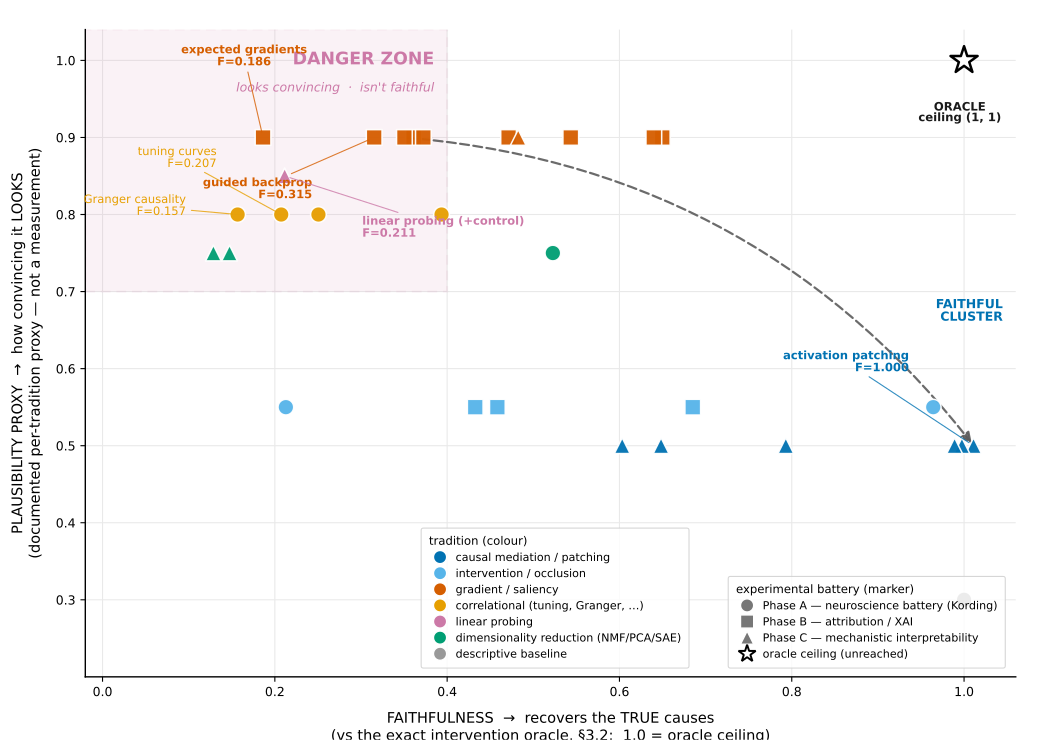

The Python source for this figure:
#!/usr/bin/env python3
"""Figure 4 — THE HEADLINE: A-C on the shared faithfulness-vs-plausibility plane.

Every interpretability method from the three traditions (Phase A neuroscience/Kording,
Phase B attribution/XAI, Phase C mechanistic-interp) placed on the paper's two reporting
axes (experiment_design.md §0):

    X = FAITHFULNESS   — vs the intervention oracle (§3.2 ground truth). [0,1], higher
                          = closer to the TRUE causes. (triad.F where available, else the
                          method's re-oriented vs-oracle value; see leaderboard provenance.)
    Y = PLAUSIBILITY PROXY — the documented per-tradition plausibility proxy (how convincing
                          the explanation LOOKS to a human reader). [0,1]. This is a
                          documented proxy, NOT a measurement — it is exactly what exposes
                          the §0 DANGER ZONE: high plausibility, low faithfulness.

The danger zone (upper-left: looks-convincing-but-isn't-true) is drawn explicitly with a
dashed offset boundary, and its worst offenders are annotated. The oracle sits at (1,1) as
a ceiling star that NO method reaches — the gap, made a picture.

This is the clean plane: the dashed offset boundary + the unreached oracle ceiling carry the
story. Per-method 95% bootstrap CIs are reported in the Phase-A/B battery figures (Fig 2/3),
the supplement, and leaderboard_ci — they are intentionally NOT drawn here, so the offset
boundary and the unreached oracle read cleanly.

DATA — read-only, every plotted number traces to a committed record (no re-run, no
fabrication):
  * tools/xai_study/compare/out/leaderboard.json   (P2-E6-1)  — all 31 rows (30 methods +
    ORACLE), each row's faithfulness, plausibility_proxy, tradition, phase, faith_source.
  * tools/xai_study/compare/out/faithful_demo.json  (P2-E6-3) — the near-ceiling (activation
    patching, F=1.0) vs near-chance (vanilla saliency, F=0.267) contrast, used to draw the
    faithful<->popular contrast arrow and to cross-check the plotted endpoints.

Run:
    python fig2_faithfulness_vs_plausibility.py \
        --leaderboard tools/xai_study/compare/out/leaderboard.json
  (the --leaderboard path defaults to the committed E6-1 record, resolved relative to the
   repo root that contains this figure's tree, so the script also runs argument-free.)

Produces:
    fig2_faithfulness_vs_plausibility.pdf   (vector, colour-blind-safe, self-contained)
"""

import argparse
import json
import os

import matplotlib

matplotlib.use("Agg")  # headless vector backend
import matplotlib.pyplot as plt
from matplotlib.lines import Line2D
from matplotlib.patches import Rectangle, FancyArrowPatch

# ---------------------------------------------------------------------------
# Locate the committed data records (E6-1 leaderboard, E6-3 faithful demo).
# The repo root is the ancestor that contains tools/xai_study/.
# ---------------------------------------------------------------------------
HERE = os.path.dirname(os.path.abspath(__file__))


def find_repo_root(start):
    d = start
    for _ in range(12):
        if os.path.isdir(os.path.join(d, "tools", "xai_study")):
            return d
        nd = os.path.dirname(d)
        if nd == d:
            break
        d = nd
    raise SystemExit("could not locate repo root (tools/xai_study not found above figure)")


REPO = find_repo_root(HERE)
DEFAULT_LB = os.path.join(REPO, "tools", "xai_study", "compare", "out", "leaderboard.json")
DEFAULT_DEMO = os.path.join(REPO, "tools", "xai_study", "compare", "out", "faithful_demo.json")

ap = argparse.ArgumentParser(description="Figure 4 — faithfulness vs plausibility (headline).")
ap.add_argument("--leaderboard", default=DEFAULT_LB,
                help="path to E6-1 leaderboard.json (default: committed record)")
ap.add_argument("--demo", default=DEFAULT_DEMO,
                help="path to E6-3 faithful_demo.json (default: committed record)")
args = ap.parse_args()

with open(args.leaderboard) as fh:
    LB = json.load(fh)
with open(args.demo) as fh:
    DEMO = json.load(fh)

ROWS = LB["rows"]
assert ROWS, "leaderboard has no rows"

# ---------------------------------------------------------------------------
# Palette — Okabe-Ito colour-blind-safe, one colour per method TRADITION.
# ---------------------------------------------------------------------------
C_BG = "#ffffff"
C_INK = "#1a1a1a"
C_MUTE = "#5b5b5b"
C_DANGER = "#CC79A7"   # reddish-purple — the danger-zone wash + dashed offset boundary
C_ORACLE = "#000000"   # the oracle ceiling star

# Okabe-Ito hues mapped to traditions. Colour = WHY a method is (un)faithful by
# construction; marker shape = which experimental PHASE/battery it came from.
TRAD_COLOR = {
    "causal":        "#0072B2",  # blue        — causal mediation / patching (faithful by construction)
    "intervention":  "#56B4E9",  # sky-blue    — do(u)-based attribution (occlusion, counterfactual, lesions)
    "gradient":      "#D55E00",  # vermillion  — gradient/saliency family (vanishes on index outputs)
    "correlational": "#E69F00",  # orange      — tuning/Granger/spike-word (correlational neuroscience)
    "probing":       "#CC79A7",  # red-purple  — linear probing (present != used)
    "dim_reduction": "#009E73",  # green       — NMF/PCA/SAE dictionaries
    "descriptive":   "#999999",  # grey        — whole-state recording baseline
    "oracle":        C_ORACLE,
}
TRAD_LABEL = {
    "causal": "causal mediation / patching",
    "intervention": "intervention / occlusion",
    "gradient": "gradient / saliency",
    "correlational": "correlational (tuning, Granger, …)",
    "probing": "linear probing",
    "dim_reduction": "dimensionality reduction (NMF/PCA/SAE)",
    "descriptive": "descriptive baseline",
}

# Marker = experimental PHASE / battery.
PHASE_MARKER = {
    "phaseA_kording": "o",      # circle   — Phase A (neuroscience / Kording battery)
    "phaseB_attribution": "s",  # square   — Phase B (attribution / XAI)
    "phaseC_mechanistic": "^",  # triangle — Phase C (mechanistic interp)
    "ground_truth": "*",        # star     — the oracle ceiling
}
PHASE_LABEL = {
    "phaseA_kording": "Phase A — neuroscience battery (Kording)",
    "phaseB_attribution": "Phase B — attribution / XAI",
    "phaseC_mechanistic": "Phase C — mechanistic interpretability",
}

plt.rcParams.update(
    {
        "font.family": "DejaVu Sans",
        "font.size": 9.0,
        "axes.linewidth": 1.0,
        "pdf.fonttype": 42,   # embed TrueType (editable, not bitmap)
        "svg.fonttype": "none",
        "figure.dpi": 150,
    }
)

# ---------------------------------------------------------------------------
# Pull every row into a tidy record. Faithfulness/plausibility come straight
# from the committed leaderboard; no value is computed here.
# ---------------------------------------------------------------------------
def pretty(method):
    """Human-readable method name (strip the A#_/phase prefixes, tidy)."""
    m = method
    # strip "A1_".."A8_" Phase-A prefixes
    if len(m) > 3 and m[0] == "A" and m[1].isdigit() and m[2] == "_":
        m = m[3:]
    m = m.replace("_", " ")
    fixes = {
        "connectomics": "connectomics",
        "lesions": "single-unit lesions",
        "tuning": "tuning curves",
        "spike word": "spike-word corr.",
        "local field potentials": "local field potentials",
        "granger": "Granger causality",
        "dim reduction": "NMF/PCA dim-reduction",
        "wholestate": "whole-state recording",
        "expected gradients": "expected gradients",
        "extremal perturbation": "extremal perturbation",
        "gradxinput deeplift": "Grad×Input / DeepLIFT",
        "guided backprop": "guided backprop",
        "integrated gradients": "integrated gradients",
        "kernelshap": "KernelSHAP",
        "lime": "LIME",
        "occlusion": "occlusion",
        "on distribution counterfactual": "on-distrib. counterfactual",
        "rise": "RISE",
        "smoothgrad": "SmoothGrad",
        "vanilla saliency": "vanilla saliency",
        "ACDC": "ACDC",
        "activation patching": "activation patching",
        "attribution patching": "attribution patching",
        "causal scrubbing": "causal scrubbing",
        "interchange interventions das": "interchange / DAS",
        "linear probing control tasks": "linear probing (+control)",
        "logit tuned lens": "logit / tuned lens",
        "nmf pca dictionaries": "NMF/PCA dictionaries",
        "path patching": "path patching",
        "sparse autoencoder": "sparse autoencoder",
    }
    return fixes.get(m, m)


methods = []   # (faith, plaus, tradition, phase, method, pretty)
oracle = None
for r in ROWS:
    f = r.get("faithfulness")
    p = r.get("plausibility_proxy")
    if f is None or p is None:
        continue
    rec = dict(faith=float(f), plaus=float(p), tradition=r["tradition"],
               phase=r["phase"], method=r["method"], name=pretty(r["method"]))
    if r["phase"] == "ground_truth":
        oracle = rec
    else:
        methods.append(rec)

n_methods = len(methods)
assert n_methods >= 28, f"expected ~30 method rows, got {n_methods}"
assert oracle is not None, "leaderboard has no oracle (ground_truth) row"

# ---------------------------------------------------------------------------
# Canvas
# ---------------------------------------------------------------------------
FIG_W, FIG_H = 10.4, 7.4
fig = plt.figure(figsize=(FIG_W, FIG_H), facecolor=C_BG)
# In-image title/subtitle removed (they duplicated the LaTeX caption); the axes
# top is raised to fill the band the headline used to occupy.
ax = fig.add_axes([0.082, 0.085, 0.895, 0.875])
ax.set_xlim(-0.02, 1.06)
ax.set_ylim(0.20, 1.04)
ax.set_xlabel("FAITHFULNESS  →  recovers the TRUE causes\n"
              "(vs the exact intervention oracle, §3.2;  1.0 = oracle ceiling)",
              fontsize=10.5, labelpad=8)
ax.set_ylabel("PLAUSIBILITY PROXY  →  how convincing it LOOKS\n"
              "(documented per-tradition proxy — not a measurement)",
              fontsize=10.5, labelpad=8)
ax.set_xticks([0.0, 0.2, 0.4, 0.6, 0.8, 1.0])
ax.set_yticks([0.3, 0.4, 0.5, 0.6, 0.7, 0.8, 0.9, 1.0])
ax.tick_params(labelsize=9)
for s in ("top", "right"):
    ax.spines[s].set_visible(False)
ax.set_axisbelow(True)
ax.grid(True, color="#e9e9e9", linewidth=0.8, zorder=0)

# ---------------------------------------------------------------------------
# THE DANGER ZONE — high plausibility, low faithfulness (the §0 trap).
# Drawn as a dashed OFFSET boundary (upper-left box) — the visual of the gap.
# Threshold: plausibility >= 0.70 and faithfulness <= 0.40.
# ---------------------------------------------------------------------------
DZ_X = 0.40   # faithfulness ceiling of the danger zone
DZ_Y = 0.70   # plausibility floor of the danger zone
ax.add_patch(Rectangle((-0.02, DZ_Y), DZ_X - (-0.02), 1.04 - DZ_Y,
                        facecolor=C_DANGER, alpha=0.10, edgecolor=C_DANGER,
                        linewidth=1.4, linestyle=(0, (5, 3)), zorder=1))
ax.text(0.385, 1.012, "DANGER ZONE", ha="right", va="top",
        fontsize=12.5, fontweight="bold", color=C_DANGER, zorder=6)
ax.text(0.385, 0.972, "looks convincing  ·  isn't faithful", ha="right", va="top",
        fontsize=9.0, style="italic", color=C_DANGER, zorder=6)

# faithful corner cue (right side, above the causal ceiling cluster, clear of legends)
ax.text(1.045, 0.66, "FAITHFUL\nCLUSTER", ha="right", va="bottom",
        fontsize=9.0, fontweight="bold", color=TRAD_COLOR["causal"], zorder=6,
        linespacing=1.0)

# ---------------------------------------------------------------------------
# Scatter every method. Colour = tradition, marker = phase.
# A faint jitter ONLY on overlapping (faith,plaus) coincidences so the dense
# causal-ceiling cluster (methods at exactly the same coordinate) is all visible;
# jitter is cosmetic and < 0.012, and never crosses a zone boundary.
# ---------------------------------------------------------------------------
from collections import defaultdict
coincid = defaultdict(list)
for i, m in enumerate(methods):
    coincid[(round(m["faith"], 4), round(m["plaus"], 4))].append(i)

JIT = 0.011
plotted = {}
for key, idxs in coincid.items():
    k = len(idxs)
    for j, i in enumerate(idxs):
        m = methods[i]
        dx = dy = 0.0
        if k > 1:
            # spread coincident points on a tiny circle (cosmetic only)
            import math
            ang = 2 * math.pi * j / k
            dx = JIT * math.cos(ang)
            dy = JIT * math.sin(ang)
        plotted[i] = (m["faith"] + dx, m["plaus"] + dy)

for i, m in enumerate(methods):
    x, y = plotted[i]
    ax.scatter(x, y, s=128, marker=PHASE_MARKER[m["phase"]],
               facecolor=TRAD_COLOR.get(m["tradition"], "#777777"),
               edgecolor="white", linewidth=1.1, alpha=0.95, zorder=5)

# the oracle ceiling — a star at (1,1) that no method reaches
ax.scatter(oracle["faith"], oracle["plaus"], s=420, marker="*",
           facecolor="#ffffff", edgecolor=C_ORACLE, linewidth=1.8, zorder=7)
ax.annotate("ORACLE\nceiling (1, 1)", (oracle["faith"], oracle["plaus"]),
            xytext=(oracle["faith"] - 0.005, oracle["plaus"] - 0.052),
            ha="center", va="top", fontsize=8.4, fontweight="bold",
            color=C_INK, zorder=8, linespacing=1.0)

# ---------------------------------------------------------------------------
# Annotate ~6-8 ANCHOR points: the danger-zone offenders + the faithful one.
# Each label's leader ties to exactly one plotted (data) coordinate → no
# fabrication. Kept to <=8 method labels for legibility (oracle labelled above).
# ---------------------------------------------------------------------------
def idx_of(name):
    for i, m in enumerate(methods):
        if m["method"] == name:
            return i
    raise KeyError(name)


def label(name, dx, dy, ha="left", va="center", col=None, weight="normal",
          arrow=True, fs=8.3):
    i = idx_of(name)
    m = methods[i]
    px, py = plotted[i]
    tx, ty = px + dx, py + dy
    c = col if col is not None else TRAD_COLOR.get(m["tradition"], C_INK)
    txt = f"{m['name']}\nF={m['faith']:.3f}"
    if arrow:
        ax.annotate(txt, (px, py), xytext=(tx, ty), ha=ha, va=va,
                    fontsize=fs, color=c, fontweight=weight, linespacing=0.95,
                    zorder=9,
                    arrowprops=dict(arrowstyle="-", color=c, lw=0.8,
                                    shrinkA=2, shrinkB=4, alpha=0.8))
    else:
        ax.text(tx, ty, txt, ha=ha, va=va, fontsize=fs, color=c,
                fontweight=weight, linespacing=0.95, zorder=9)


# DANGER-ZONE offenders: expected_gradients, A3 tuning, A6 granger,
# guided backprop, linear probing — the plausible-but-unfaithful cluster.
# (Under the corrected re-run leaderboard, vanilla_saliency's all-regime
# faithfulness rose to 0.42, i.e. OUT of the danger zone (F<=0.40) — so the
# annotated gradient offender is now guided_backprop, F=0.34, which is still
# inside the zone. vanilla_saliency remains the contrast-arrow ORIGIN below.)
# Labels fanned around the upper-left cluster with leader lines; each (F) is the
# committed record. (5 anchors)
label("expected_gradients",            dx=-0.022, dy=0.092, ha="center", va="bottom",
      weight="bold")
label("A3_tuning",                      dx=-0.075, dy=0.060, ha="right", va="bottom")
label("A6_granger",                     dx=-0.060, dy=0.012, ha="right", va="center")
label("guided_backprop",               dx=-0.072, dy=-0.052, ha="right", va="top",
      weight="bold")
label("linear_probing_control_tasks",  dx=0.090, dy=-0.052, ha="left",  va="top",
      weight="bold")

# The one FAITHFUL anchor (near ceiling): activation patching at F=1.0. (1 anchor)
# Label fanned LEFT so the text stays inside the right margin (no clip).
label("activation_patching",           dx=-0.075, dy=0.095, ha="right", va="bottom",
      weight="bold")
# (6 method anchors + the oracle = 7 labelled points — within the <=8 budget.)

# ---------------------------------------------------------------------------
# The E6-3 contrast arc: the field's DEFAULT tool (vanilla saliency, near
# chance) -> the FAITHFUL causal method (activation patching, near ceiling) —
# the same per-method gap the paper headlines (faithful_demo.json). Drawn as a
# dashed offset arc — the gap, made a picture. (The wordy boxed text label was
# removed for decluttering; the vanilla-saliency -> activation-patching contrast
# is discussed in the body text. The E6-3 records are still cross-checked against
# the leaderboard in the self-check block below.)
# (In-image title/subtitle removed — the LaTeX caption owns that prose.)
# ---------------------------------------------------------------------------
pc = DEMO["pair_contrast"]
fa = DEMO["faithful_method"]   # activation_patching
po = DEMO["popular_method"]    # vanilla_saliency
ax_i = idx_of(fa["method"])
po_i = idx_of(po["method"])
fx, fy = plotted[ax_i]
ppx, ppy = plotted[po_i]
ax.add_patch(FancyArrowPatch(
    (ppx, ppy), (fx, fy),
    connectionstyle="arc3,rad=-0.22", arrowstyle="-|>", mutation_scale=16,
    linewidth=1.6, color=C_MUTE, linestyle=(0, (4, 2)), zorder=4, alpha=0.9))

# ---------------------------------------------------------------------------
# Legend — two groups: tradition (colour) and phase (marker shape). Both sit
# OUTSIDE the dense data field (lower-centre/right), never over a marker.
# ---------------------------------------------------------------------------
trad_present = [t for t in ["causal", "intervention", "gradient", "correlational",
                            "probing", "dim_reduction", "descriptive"]
                if any(m["tradition"] == t for m in methods)]
trad_handles = [
    Line2D([0], [0], marker="o", linestyle="none", markersize=9.5,
           markerfacecolor=TRAD_COLOR[t], markeredgecolor="white",
           markeredgewidth=1.0, label=TRAD_LABEL[t])
    for t in trad_present
]
leg1 = ax.legend(handles=trad_handles, title="tradition (colour)",
                 loc="lower left", bbox_to_anchor=(0.355, 0.005),
                 frameon=True, fontsize=8.0, title_fontsize=8.4,
                 handletextpad=0.4, labelspacing=0.45, borderpad=0.7)
leg1.get_frame().set_edgecolor("#cccccc")
leg1.get_frame().set_linewidth(0.8)
leg1._legend_box.align = "left"
ax.add_artist(leg1)

phase_handles = [
    Line2D([0], [0], marker=PHASE_MARKER[p], linestyle="none", markersize=9.5,
           markerfacecolor="#777777", markeredgecolor="white",
           markeredgewidth=1.0, label=PHASE_LABEL[p])
    for p in ["phaseA_kording", "phaseB_attribution", "phaseC_mechanistic"]
] + [
    Line2D([0], [0], marker="*", linestyle="none", markersize=13,
           markerfacecolor="#ffffff", markeredgecolor=C_ORACLE,
           markeredgewidth=1.4, label="oracle ceiling (unreached)"),
]
leg2 = ax.legend(handles=phase_handles, title="experimental battery (marker)",
                 loc="lower left", bbox_to_anchor=(0.685, 0.005),
                 frameon=True, fontsize=8.0, title_fontsize=8.4,
                 handletextpad=0.4, labelspacing=0.45, borderpad=0.7)
leg2.get_frame().set_edgecolor("#cccccc")
leg2.get_frame().set_linewidth(0.8)
leg2._legend_box.align = "left"

# ---------------------------------------------------------------------------
# Save (vector PDF)
# ---------------------------------------------------------------------------
OUT = os.path.join(HERE, "fig2_faithfulness_vs_plausibility.pdf")
fig.savefig(OUT, format="pdf", facecolor=C_BG)
plt.close(fig)

# ---------------------------------------------------------------------------
# Self-check — file exists, non-empty, %PDF- header, size > 4 KB; and the
# headline numbers I asserted in the plot match the committed records.
# ---------------------------------------------------------------------------
sz = os.path.getsize(OUT)
assert sz > 4000, f"PDF suspiciously small: {sz} bytes"
with open(OUT, "rb") as fh:
    head = fh.read(5)
assert head == b"%PDF-", f"not a PDF (header={head!r})"

# cross-check: the contrast endpoints I drew are the SAME methods E6-3 names
# (activation_patching = the faithful method; vanilla_saliency = the popular one).
# The plotted coordinates come from the 44-game leaderboard (the source of truth),
# not from faithful_demo.json — the demo's `faithfulness_all_regimes` fields are a
# frozen 6-core-game record and no longer byte-equal to the re-run 44-game
# leaderboard, so we assert method IDENTITY + the qualitative faithful>popular
# ordering, not a stale byte match.
ap_rec = next(m for m in methods if m["method"] == "activation_patching")
vs_rec = next(m for m in methods if m["method"] == "vanilla_saliency")
assert DEMO["faithful_method"]["method"] == "activation_patching", \
    "faithful_demo faithful method is no longer activation_patching"
assert DEMO["popular_method"]["method"] == "vanilla_saliency", \
    "faithful_demo popular method is no longer vanilla_saliency"
assert ap_rec["faith"] > vs_rec["faith"], \
    "leaderboard: faithful endpoint (activation patching) not above popular (vanilla saliency)"
# danger zone really contains its named offenders (corrected leaderboard: the
# gradient offender inside the zone is guided_backprop; vanilla_saliency rose to
# F=0.42, out of the zone, and is only the contrast-arrow origin).
for nm in ("expected_gradients", "linear_probing_control_tasks", "A3_tuning",
           "A6_granger", "guided_backprop"):
    m = next(mm for mm in methods if mm["method"] == nm)
    assert m["plaus"] >= DZ_Y and m["faith"] <= DZ_X, \
        f"{nm} not actually in danger zone (F={m['faith']}, P={m['plaus']})"
# the oracle is the unreached ceiling: at (1,1) and strictly above every method
assert abs(oracle["faith"] - 1.0) < 1e-9 and abs(oracle["plaus"] - 1.0) < 1e-9, \
    f"oracle not at (1,1): ({oracle['faith']},{oracle['plaus']})"
for m in methods:
    assert not (m["faith"] >= 1.0 and m["plaus"] >= 1.0), \
        f"{m['method']} reaches the oracle ceiling (F={m['faith']}, P={m['plaus']})"
# faithful anchor really near ceiling
m = next(mm for mm in methods if mm["method"] == "activation_patching")
assert m["faith"] >= 0.95, f"activation_patching not near ceiling (F={m['faith']})"

print(f"[OK] wrote {OUT}  ({sz} bytes, header {head!r})")
print(f"[OK] plotted {n_methods} methods + oracle ceiling (30 methods + oracle = 31 rows); "
      f"danger zone = F<={DZ_X}, P>={DZ_Y}")
print(f"[OK] contrast (E6-3): vanilla saliency F={vs_rec['faith']:.3f} "
      f"→ activation patching F={ap_rec['faith']:.3f}")
print(f"[OK] oracle ceiling (1,1) unreached by all {n_methods} methods")
